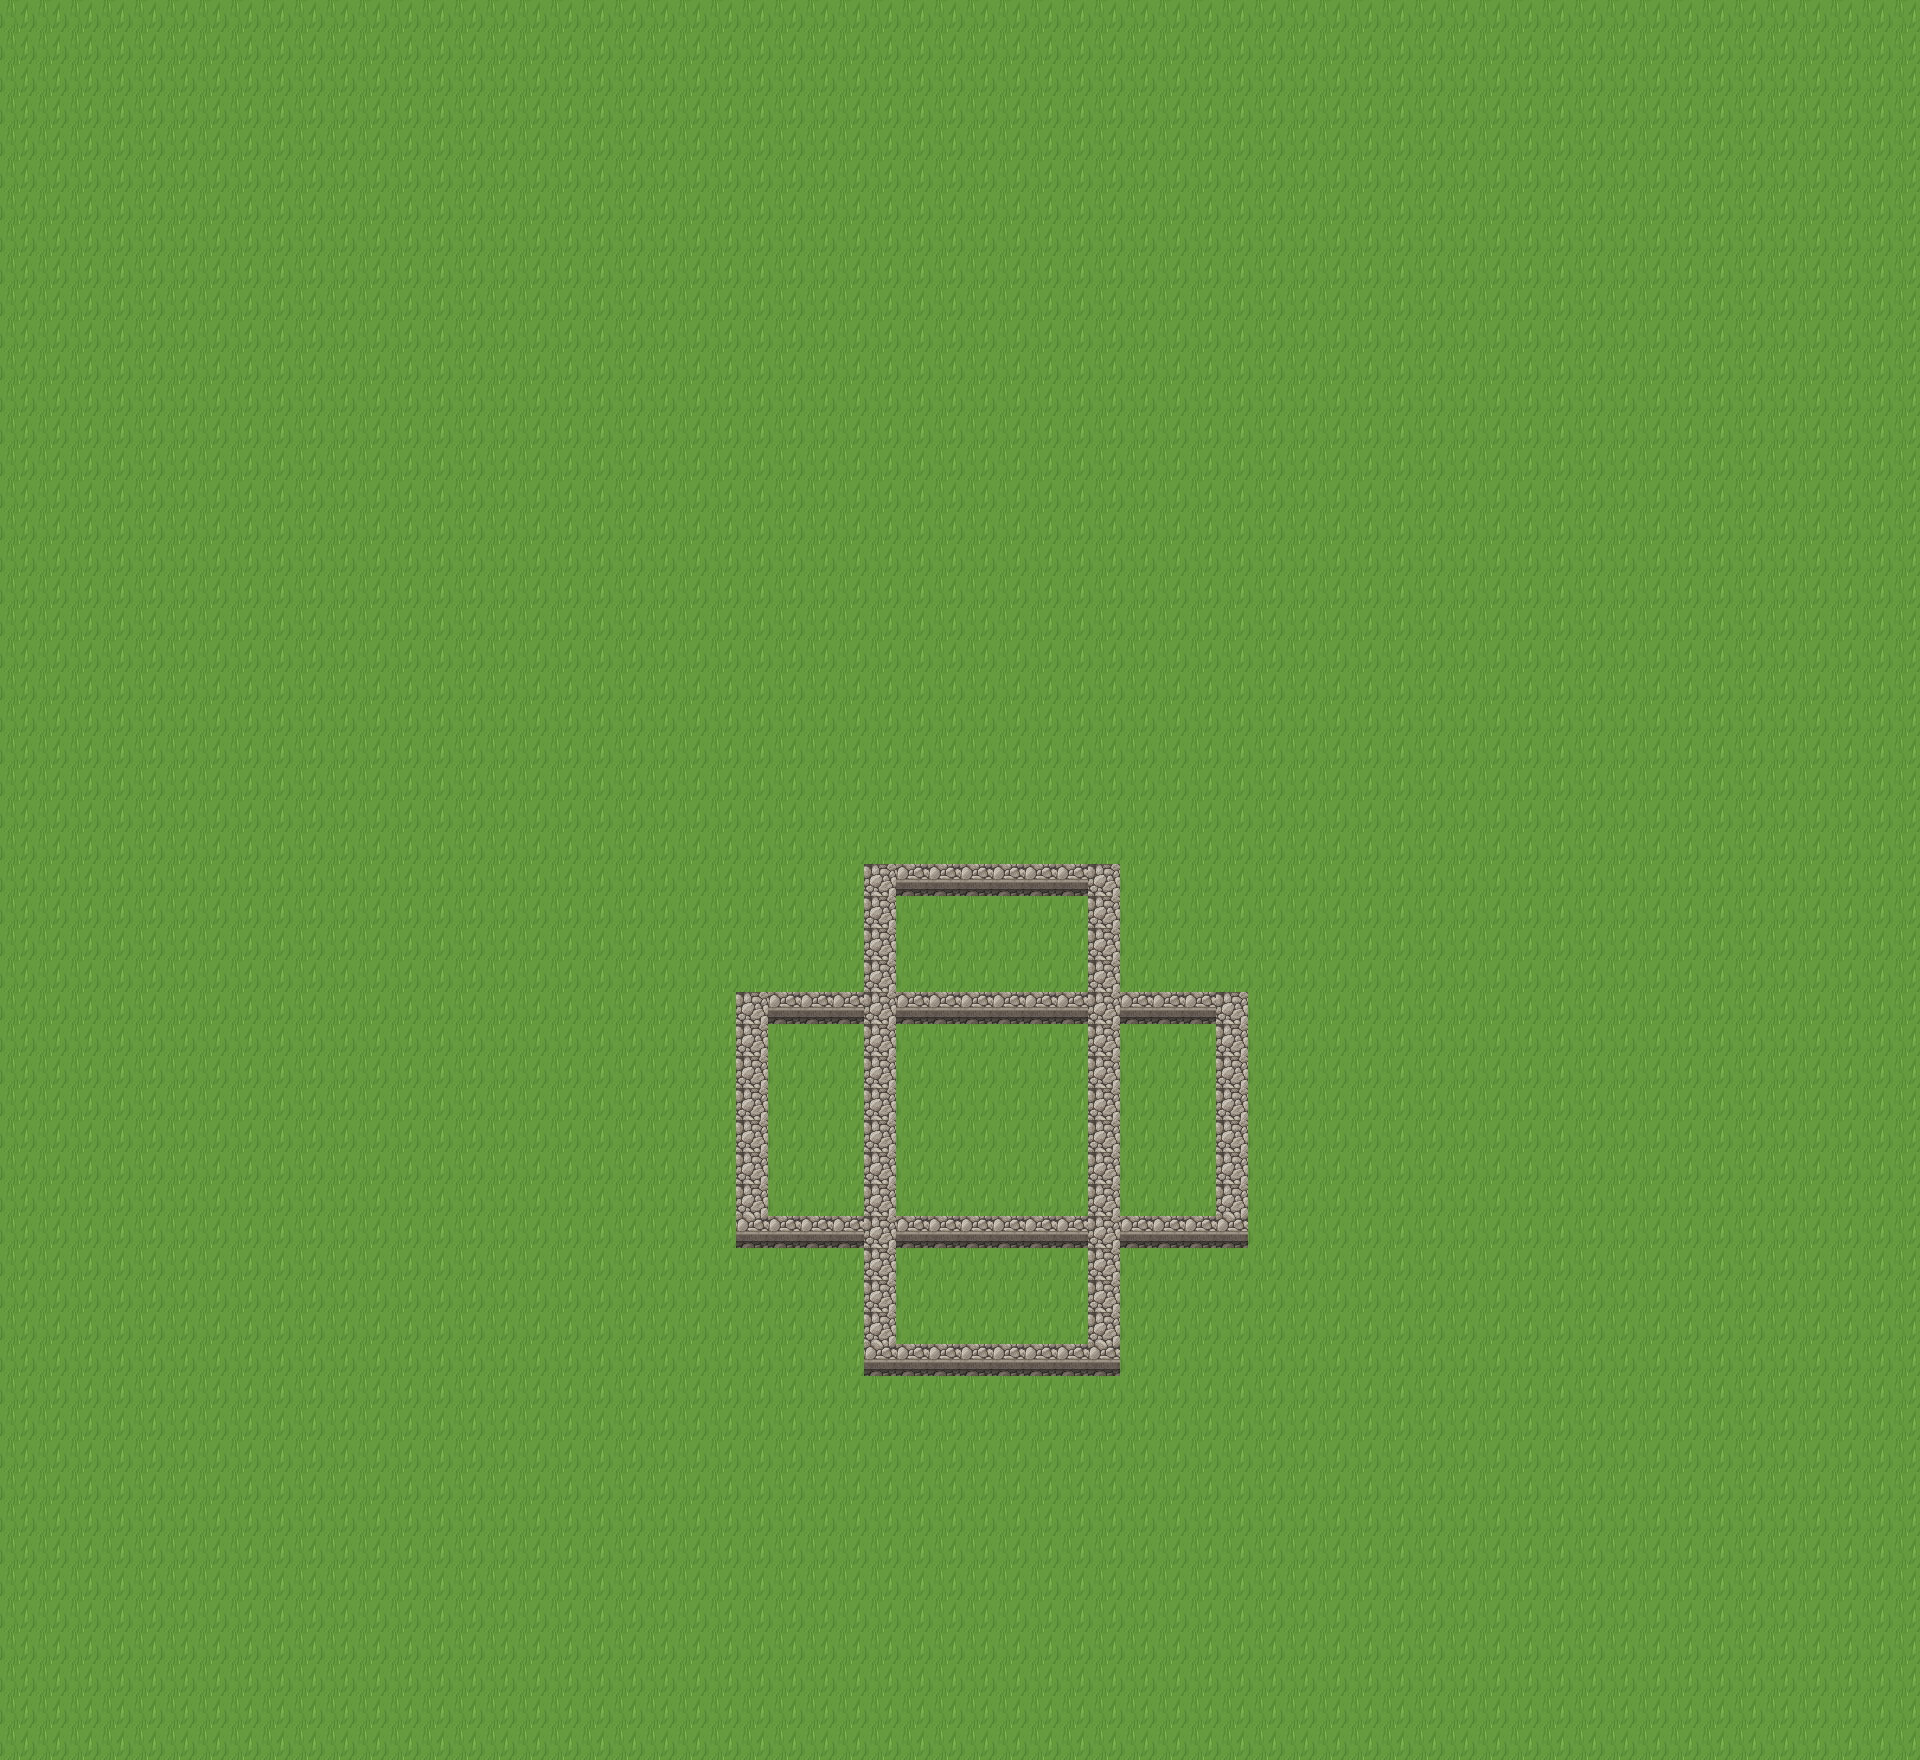

This is a level from a 2D game, rendered from its Tiled map with the project's own tilesets. A one-line summary and the map file follow, with tile-layer data summarised:
An orthogonal 60x55 tile map with 32x32 px tiles, 1 tile layer (Grass), 2 tilesets.

<map version="1.2" tiledversion="1.2.5" orientation="orthogonal" renderorder="left-down" width="60" height="55" tilewidth="32" tileheight="32" infinite="0" nextlayerid="14" nextobjectid="1">
 <tileset firstgid="1" name="Walls" tilewidth="32" tileheight="32" tilecount="312" columns="13">
  <image source="walls.png" width="432" height="768" />
  <tile id="40">
   <properties>
    <property name="Attackable" type="bool" value="true" />
   </properties>
  </tile>
  <tile id="53">
   <properties>
    <property name="Attackable" type="bool" value="true" />
   </properties>
  </tile>
  <tile id="126">
   <properties>
    <property name="Attackable" type="bool" value="true" />
   </properties>
  </tile>
  <tile id="139">
   <properties>
    <property name="Attackable" type="bool" value="true" />
   </properties>
  </tile>
 </tileset>
 <tileset firstgid="313" name="Grass" tilewidth="32" tileheight="32" tilecount="375" columns="25">
  <image source="fullGrass tile.png" width="827" height="496" />
  <tile id="0">
   <properties>
    <property name="IsGrass" type="bool" value="true" />
   </properties>
  </tile>
  <tile id="1">
   <properties>
    <property name="attractionPoint" type="bool" value="true" />
   </properties>
  </tile>
 </tileset>
 <layer id="13" name="Grass" width="60" height="55">
  <data>[3300 cells, 3300 non-empty, 3 distinct tile ids]</data>
 </layer>
</map>
